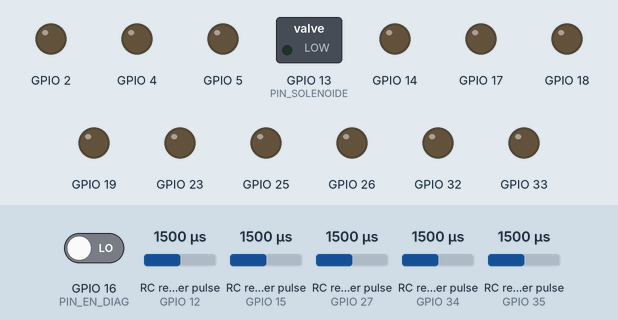
This sketch was run on a simulated ESP32. Shown: switched loads named in the sketch (green lamp = pin HIGH), output pins drawn as LEDs (lit = HIGH). Wiring (inferred from the names in the program): 5 × RC receiver channel: data GPIO 12 / data GPIO 15 / data GPIO 27 / data GPIO 34 / data GPIO 35. The test bench sets the inputs (shaded band); at power-on: RC receiver pulse (sensors on GPIO 12, GPIO 15, GPIO 27, GPIO 34, GPIO 35) 1500 µs, GPIO 16 (PIN_EN_DIAG) LOW. What the sketch prints to the serial monitor is not drawn.

Above: at 1.2 s.
1.3 s: RC receiver pulse (sensor on GPIO 12) set to 1020 µs
4.3 s: GPIO 16 (PIN_EN_DIAG) driven HIGH
6.0 s: RC receiver pulse (sensor on GPIO 15) set to 1403 µs
7.5 s: RC receiver pulse (sensor on GPIO 15) set to 1385 µs
At 8.8 s:
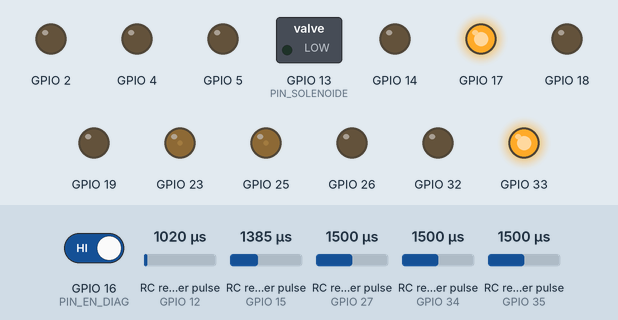
9.1 s: RC receiver pulse (sensor on GPIO 27) set to 1444 µs
10.6 s: RC receiver pulse (sensor on GPIO 27) set to 1420 µs
At 11.4 s:
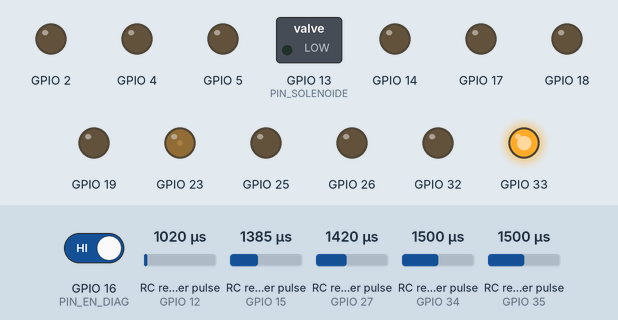
Timing chart, 0 to 13.2 s (numbered marks = the images above; inputs shaded):
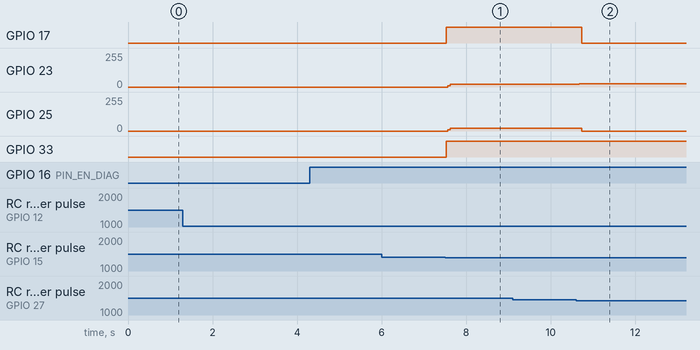

Measured:
- the behaviour switches between 1397 and 1396 µs on RC receiver pulse (sensor on GPIO 15) (found by bisection; images 0 and 1)
- the behaviour switches between 1429 and 1428 µs on RC receiver pulse (sensor on GPIO 27) (found by bisection; images 1 and 2)
- after the input at 1.3 s, every drawn part: stays the same
- after the input at 4.3 s, every drawn part: stays the same
- after the input at 6.0 s, every drawn part: stays the same
- after the input at 7.5 s, GPIO 17, GPIO 33: LOW → HIGH at once; GPIO 23, GPIO 25: 0/255 → 19/255 after 0.07 s
- after the input at 9.1 s, every drawn part: stays the same
- after the input at 10.6 s, GPIO 17: HIGH → LOW after 0.13 s; GPIO 23: 19/255 → 26/255 after 0.07 s; GPIO 25: 19/255 → 0/255 after 0.13 s

The sketch:

esp32_omni4_sin_imu_cruz.ino
```cpp
#include <Arduino.h>

#include "PPM.h"
#include "ControlOmni.h"
#include "ControlEntrada.h"
#include "Diagnostico.h"

constexpr uint8_t RC_PINS[6] = {
  27,  // CH1: Giro (Rotation)
  255, // CH2: Unused (GPIO 255 = disabled)
  15,  // CH3: Avance (Throttle)
  34,  // CH4: Lateral (Strafe)
  35,  // CH5: Solenoide
  12   // CH6: se lee para diagnostico; sin accion sobre motores
};
constexpr uint8_t PIN_SOLENOIDE = 13;
constexpr uint8_t PIN_EN_DIAG = 16;

// Motor Pin Definitions
constexpr uint8_t M1_INA = 5;
constexpr uint8_t M1_INB = 18;
constexpr uint8_t M1_PWM = 4;
constexpr uint8_t M2_INA = 17;
constexpr uint8_t M2_INB = 19;
constexpr uint8_t M2_PWM = 25;
constexpr uint8_t M3_INA = 26;
constexpr uint8_t M3_INB = 2;
constexpr uint8_t M3_PWM = 14;
constexpr uint8_t M4_INA = 32;
constexpr uint8_t M4_INB = 33;
constexpr uint8_t M4_PWM = 23;

// Módulo activo en HIGH: 3.3 V activa; LOW apaga.
constexpr bool SOLENOIDE_ACTIVO_EN_HIGH = true;
constexpr uint32_t PULSO_SOLENOIDE_MS = 150;

constexpr uint32_t TIMEOUT_PPM_MS = 100;
constexpr uint32_t CONTROL_MS = 5;
constexpr uint32_t PWM_FRECUENCIA = 20000;
constexpr uint8_t PWM_RESOLUCION = 8;
constexpr float DUTY_MAX = 0.60f; // límite de prueba; no es un límite de corriente
constexpr int CENTRO = 1500;
constexpr int CENTRO_GIRO = 1500;
constexpr int CENTRO_AVANCE = 1500;
constexpr int CENTRO_LATERAL = 1500;
constexpr int ZONA_MUERTA = 60; // microsegundos alrededor del centro

// Zona muerta de salida de motores.
constexpr int PWM_DEADBAND_CORTE = 15;

struct Motor {
  uint8_t ina, inb, pwm;
  bool invertido;
};

// Motor configuration: Rear Left (M2) set to false
Motor motores[4] = {
  /* F */ {M1_INA, M1_INB, M1_PWM, false},
  /* I */ {M2_INA, M2_INB, M2_PWM, false},
  /* T */ {M3_INA, M3_INB, M3_PWM, false},
  /* D */ {M4_INA, M4_INB, M4_PWM, false}
};

omni::DisparoPorCambio disparoSolenoide;
omni::ArranqueSeguro arranque;
entrada::SwitchPorTramas switchSolenoide;
entrada::FiltroEje filtros[3];
void escribirSolenoide(bool activo) {
  digitalWrite(PIN_SOLENOIDE,
               activo == SOLENOIDE_ACTIVO_EN_HIGH ? HIGH : LOW);
}

bool pwmListo = false;
bool fallaPermanente = false;
const char *causaFalla = "NINGUNA";
void registrarFalla(const char *causa) {
  if (!fallaPermanente) causaFalla = causa;
  fallaPermanente = true;
}
omni::Rampa rampas[4];
constexpr uint32_t PASO_RAMPA_MS = 2;
constexpr uint32_t PAUSA_INVERSION_MS = 100;

void bloquearPWM() {
  diagnostico::salida(PIN_EN_DIAG, LOW);
  if (pwmListo) {
    for (auto &motor : motores) {
      ledcDetach(motor.pwm);
      diagnostico::salida(motor.pwm, LOW);
    }
    pwmListo = false;
  }
}

void detenerMotores() {
  if (fallaPermanente) bloquearPWM();
  for (int i = 0; i < 4; ++i) {
    auto &motor = motores[i];
    if (pwmListo && !ledcWrite(motor.pwm, 0)) registrarFalla("PWM_ESCRITURA");
    digitalWrite(motor.ina, LOW);
    digitalWrite(motor.inb, LOW);
    rampas[i].cortar(millis());
  }
  if (fallaPermanente) bloquearPWM();
}

void aplicarMotor(Motor &motor, int velocidad) {
  velocidad = constrain(velocidad, -255, 255);
  if (motor.invertido) velocidad = -velocidad;
  const int signo = velocidad > 0 ? 1 : (velocidad < 0 ? -1 : 0);
  static int signosAplicados[4] = {};
  const int indice = int(&motor - motores);
  if (!pwmListo || (signo != signosAplicados[indice] && !ledcWrite(motor.pwm, 0))) {
    registrarFalla("PWM_ESCRITURA");
    return;
  }
  signosAplicados[indice] = signo;
  digitalWrite(motor.ina, velocidad > 0 ? HIGH : LOW);
  digitalWrite(motor.inb, velocidad < 0 ? HIGH : LOW);
  if (!ledcWrite(motor.pwm, abs(velocidad))) registrarFalla("PWM_ESCRITURA");
}

bool configurarMotores() {
  bool correcto = true;
  for (auto &motor : motores) {
    diagnostico::salida(motor.ina, LOW);
    diagnostico::salida(motor.inb, LOW);
    diagnostico::salida(motor.pwm, LOW);
    if (!ledcAttach(motor.pwm, PWM_FRECUENCIA, PWM_RESOLUCION)) correcto = false;
    else if (!ledcWrite(motor.pwm, 0)) correcto = false;
  }
  pwmListo = correcto;
  fallaPermanente = !correcto;
  if (!correcto) causaFalla = "CONFIG_PWM";
  if (!correcto) {
    diagnostico::salida(PIN_EN_DIAG, LOW);
    // Desconecta también los PWM que sí se configuraron.
    for (auto &motor : motores) {
      ledcDetach(motor.pwm);
      diagnostico::salida(motor.pwm, LOW);
    }
  }
  detenerMotores();
  return correcto;
}

void aplicarObjetivos(int objetivo[4], uint32_t ahora) {
  static uint32_t ultimoPaso = 0;
  if (uint32_t(ahora - ultimoPaso) < PASO_RAMPA_MS) return;
  ultimoPaso = ahora;
  for (int i = 0; i < 4; ++i) {
    aplicarMotor(motores[i], rampas[i].paso(objetivo[i], ahora, PAUSA_INVERSION_MS));
    if (fallaPermanente) { detenerMotores(); return; }
  }
}

void setup() {
  diagnostico::salida(PIN_SOLENOIDE, SOLENOIDE_ACTIVO_EN_HIGH ? LOW : HIGH);
  escribirSolenoide(false);

  pinMode(PIN_EN_DIAG, INPUT);

  bool pwmOK = configurarMotores();
  Serial.begin(115200);
  Serial.println("FIRMWARE=PWM6-RC-DIRECTO-SIN-SENSOR");
  diagnostico::inicio();

  // Initialize reading individual PWM pins
  ppm::comenzar(RC_PINS, 6);

  if (!pwmOK) causaFalla = "CONFIG_PWM";
  Serial.printf("PWM=%s. Centrar CH1/CH3/CH4 durante 500 ms para habilitar.\n",
                pwmOK ? "OK" : "FAIL");
}

void loop() {
  static uint16_t canales[ppm::MAX_CHANNELS] = {
    1500, 1500, 1500, 1500, 1000, 1500
  };
  static uint8_t cantidad = 0;
  static uint16_t ejesFiltrados[3] = {1500,1500,1500};
  static uint32_t ultimaTramaUs = 0;
  static bool recepcionIntegra = false;
  static uint8_t canalesTrama = 0;
  static uint32_t ultimoControl = 0;
  static uint32_t ultimoPrint = 0;

  uint32_t ahora = millis();
  uint16_t nuevos[ppm::MAX_CHANNELS] = {};
  uint8_t nuevaCantidad = 0;
  uint32_t marcaUs = 0;
  uint8_t canalesRecibidos = 0;
  if (ppm::leer(nuevos, nuevaCantidad, marcaUs, &canalesRecibidos)) {
    canalesTrama = canalesRecibidos;
    recepcionIntegra = nuevaCantidad >= 6;
    switchSolenoide.actualizar(recepcionIntegra, nuevos[4]);
    // Sólo una trama completa renueva las órdenes y su plazo de vigencia.
    // Las corruptas se descartan sin desplazar canales ni renovar el timeout.
    if (recepcionIntegra) {
      cantidad = nuevaCantidad;
      for (uint8_t i = 0; i < cantidad; ++i) canales[i] = nuevos[i];
      ultimaTramaUs = marcaUs;
      ejesFiltrados[0] = filtros[0].actualizar(canales[0], CENTRO_GIRO, ZONA_MUERTA);
      ejesFiltrados[1] = filtros[1].actualizar(canales[2], CENTRO_AVANCE, ZONA_MUERTA);
      ejesFiltrados[2] = filtros[2].actualizar(canales[3], CENTRO_LATERAL, ZONA_MUERTA);
    }
  }

  bool ppmVigente = cantidad >= 6 &&
                    uint32_t(micros() - ultimaTramaUs) <= TIMEOUT_PPM_MS * 1000UL;

  if (!ppmVigente) for (auto &filtro : filtros) filtro.reiniciar();
  bool solenoideActivo = disparoSolenoide.actualizar(
    ppmVigente && recepcionIntegra && switchSolenoide.listo && arranque.listo && !fallaPermanente && digitalRead(PIN_EN_DIAG) == HIGH,
    switchSolenoide.pulso, ahora, PULSO_SOLENOIDE_MS);
  escribirSolenoide(solenoideActivo);

  if (uint32_t(ahora - ultimoControl) < CONTROL_MS) { delay(1); return; }
  ultimoControl = ahora;

  bool driversOK = digitalRead(PIN_EN_DIAG) == HIGH;
  bool centrado = abs(int(canales[0]) - CENTRO_GIRO) <= ZONA_MUERTA &&
                  abs(int(canales[2]) - CENTRO_AVANCE) <= ZONA_MUERTA &&
                  abs(int(canales[3]) - CENTRO_LATERAL) <= ZONA_MUERTA;
  bool listo = arranque.actualizar(ppmVigente && driversOK && !fallaPermanente,
                                   centrado, ahora);
  int objetivo[4] = {};

  float stickGiro = omni::eje(ejesFiltrados[0], 1000, CENTRO_GIRO, 2000, ZONA_MUERTA);
  float avanceRobot = omni::eje(ejesFiltrados[1], 1000, CENTRO_AVANCE, 2000, ZONA_MUERTA);
  float lateralRobot = omni::eje(ejesFiltrados[2], 1000, CENTRO_LATERAL, 2000, ZONA_MUERTA);
  // RC directo: no hay referencia angular ni correccion automatica.
  if (!listo || !pwmListo || fallaPermanente || centrado) {
    detenerMotores();
  } else {
    float salida[4];
    omni::mezclar(avanceRobot, lateralRobot, stickGiro, salida);
    for (int i = 0; i < 4; ++i) {
      objetivo[i] = int(salida[i] * 255.0f * DUTY_MAX);
      if (abs(objetivo[i]) < PWM_DEADBAND_CORTE) objetivo[i] = 0;
    }
    aplicarObjetivos(objetivo, ahora);
  }
  if (!listo || fallaPermanente) { solenoideActivo = false; escribirSolenoide(false); }
  static bool solAnterior = false;
  if (solenoideActivo != solAnterior) {
    solAnterior = solenoideActivo;
    Serial.printf("EVENTO_SOL t=%lu SOL=%s CH1=%u CH3=%u CH4=%u CH5=%u CH6=%u CH5_EST=%u\n",
      (unsigned long)ahora, solenoideActivo ? "ON" : "OFF",
      unsigned(canales[0]), unsigned(canales[2]), unsigned(canales[3]),
      unsigned(canales[4]), unsigned(canales[5]), unsigned(switchSolenoide.pulso));
  }

  const uint8_t estadoFalla = (!ppmVigente ? 1 : 0) | (!driversOK ? 2 : 0) |
                              (fallaPermanente ? 8 : 0);
  uint32_t tramasOK = 0, tramasBAD = 0;
  uint16_t intervaloBAD = 0;
  ppm::diagnostico(tramasOK, tramasBAD, intervaloBAD);
  static uint8_t anteriorFalla = 255;
  if (estadoFalla != anteriorFalla) {
    anteriorFalla = estadoFalla;
    Serial.printf("EVENTO t=%lu PPM=%s DIAG=%s BLOQUEO=%s CAUSA=%s NCH=%u BAD=%lu ULT_BAD=%u\n",
      (unsigned long)ahora, ppmVigente ? "OK" : "FAIL", driversOK ? "OK" : "FAIL",
      fallaPermanente ? "SI" : "NO", causaFalla,
      unsigned(canalesTrama), (unsigned long)tramasBAD, unsigned(intervaloBAD));
  }
  if (uint32_t(ahora - ultimoPrint) >= 250) {
    ultimoPrint = ahora;
    Serial.printf(
      "t=%lu LISTO=%s CH1=%u CH3=%u CH4=%u CH5=%u CH6=%u "
      "G=%.2f A=%.2f L=%.2f "
      "PPM=%s DIAG=%s CAUSA=%s SOL=%s PWM=%d,%d,%d,%d RX=%lu BAD=%lu ULT_BAD=%u EDAD=%lu NCH=%u TRAMA=%s\n",
      (unsigned long)ahora, listo ? "SI" : "NO",
      unsigned(canales[0]), unsigned(canales[2]), unsigned(canales[3]), unsigned(canales[4]), unsigned(canales[5]),
      stickGiro, avanceRobot, lateralRobot,
      ppmVigente ? "OK" : "FAIL", driversOK ? "OK" : "FAIL",
      causaFalla, solenoideActivo ? "ON" : "OFF",
      rampas[0].actual, rampas[1].actual, rampas[2].actual, rampas[3].actual,
      (unsigned long)tramasOK, (unsigned long)tramasBAD, unsigned(intervaloBAD),
      (unsigned long)(uint32_t(micros() - ultimaTramaUs) / 1000), unsigned(canalesTrama),
      recepcionIntegra ? "OK" : "DESCARTADA");
  }
  delay(1);
}
```

ControlEntrada.h
```cpp
#pragma once
#include <stdint.h>
#include <math.h>
#include <stdlib.h>

namespace entrada {
// Actualizar exactamente una vez por trama; una trama inválida rompe la racha.
struct SwitchPorTramas {
  bool listo = false;
  int8_t candidato = -1;
  uint8_t consecutivas = 0;
  uint16_t pulso = 1500;
  void actualizar(bool valida, uint16_t recibido) {
    int8_t nuevo = recibido < 1300 ? 0 : (recibido > 1700 ? 1 : -1);
    if (!valida || nuevo < 0) {
      listo = false; candidato = -1; consecutivas = 0;
      return;
    }
    if (nuevo != candidato) { candidato = nuevo; consecutivas = 1; }
    else if (consecutivas < 3) ++consecutivas;
    // Durante un candidato nuevo se conserva el estado confirmado, sin disparar.
    if (consecutivas >= 3) { pulso = nuevo ? 2000 : 1000; listo = true; }
  }
};
// Se actualiza una vez por trama válida, nunca sobre datos repetidos del loop.
struct FiltroEje {
  bool inicializado = false;
  uint16_t muestras[3] = {};
  uint8_t indice = 0;
  float valor = 1500.0f;

  void reiniciar() { inicializado = false; }
  uint16_t actualizar(uint16_t pulso, int centro, int zona, float alpha = 0.35f) {
    if (!inicializado || abs(int(pulso) - centro) <= zona) {
      valor = abs(int(pulso) - centro) <= zona ? float(centro) : float(pulso);
      for (auto &m : muestras) m = uint16_t(valor);
      indice = 0;
      inicializado = true;
      return uint16_t(valor);
    }
    muestras[indice] = pulso;
    indice = (indice + 1) % 3;
    uint16_t a = muestras[0], b = muestras[1], c = muestras[2];
    uint16_t mediana = a > b ? (b > c ? b : (a > c ? c : a))
                            : (a > c ? a : (b > c ? c : b));
    valor += alpha * (float(mediana) - valor);
    return uint16_t(lroundf(valor));
  }
};

} // namespace entrada
```

ControlOmni.h
```cpp
#pragma once
#include <stdint.h>
#include <math.h>

namespace omni {
inline float limitar(float x, float a, float b) {
  return x < a ? a : (x > b ? b : x);
}

// Orden fisico fijo: F, I, T, D. El frente es la llanta F (base en cruz +).
// +avance apunta hacia F, +lateral hacia I (izquierda), +giro es antihorario.
// F y T mueven el eje lateral; I y D mueven el eje de avance.
// Traccion positiva de cada rueda: antihoraria. Signos previos a la polaridad electrica.
inline void mezclar(float avance, float lateral, float giro, float salida[4]) {
  salida[0] = lateral + giro;   // F
  salida[1] = -avance + giro;   // I
  salida[2] = -lateral + giro;  // T
  salida[3] = avance + giro;    // D
  float escala = 1.0f;
  for (int i = 0; i < 4; ++i) escala = fmaxf(escala, fabsf(salida[i]));
  for (int i = 0; i < 4; ++i) salida[i] /= escala;
}

inline float eje(uint16_t pulso, int minimo, int centro, int maximo, int zona) {
  int diferencia = static_cast<int>(pulso) - centro;
  if (diferencia > zona)
    return limitar(float(diferencia - zona) / (maximo - centro - zona), 0, 1);
  if (diferencia < -zona)
    return limitar(float(diferencia + zona) / (centro - minimo - zona), -1, 0);
  return 0;
}

// Genera un pulso de duracion fija cuando un switch RC cambia en cualquier
// direccion. El primer valor valido solo establece el estado inicial.
struct DisparoPorCambio {
  bool inicializado = false;
  bool estado = false;
  bool activo = false;
  uint32_t inicio = 0;
  uint32_t ultimoDisparo = 0;
  bool huboDisparo = false;

  bool actualizar(bool valido, uint16_t pulso, uint32_t ahora, uint32_t duracion,
                  uint32_t intervaloMinimo = 1000) {
    if (!valido) {
      inicializado = false;
      activo = false;
      return false;
    }

    if (activo && uint32_t(ahora - inicio) >= duracion) activo = false;

    bool estadoNuevo = estado;
    bool estadoDefinido = false;
    if (pulso < 1300) {
      estadoNuevo = false;
      estadoDefinido = true;
    } else if (pulso > 1700) {
      estadoNuevo = true;
      estadoDefinido = true;
    }

    if (estadoDefinido) {
      if (!inicializado) {
        inicializado = true;
        estado = estadoNuevo;
      } else if (estadoNuevo != estado) {
        estado = estadoNuevo;
        // Los cambios durante el pulso no lo prolongan. La pausa limita
        // repeticiones; el estado del switch se sigue actualizando.
        if (!activo && (!huboDisparo || uint32_t(ahora - ultimoDisparo) >= intervaloMinimo)) {
          inicio = ultimoDisparo = ahora;
          huboDisparo = activo = true;
        }
      }
    }

    if (activo && uint32_t(ahora - inicio) >= duracion) activo = false;
    return activo;
  }
};

struct Habilitacion {
  bool activo = false;
  bool vioOff = false;
  bool anteriorOn = false;

  void actualizar(bool valido, int pulso, bool centrado) {
    if (!valido) {
      activo = vioOff = anteriorOn = false;
      return;
    }
    if (pulso < 1300) {
      activo = false;
      vioOff = centrado;
      anteriorOn = false;
    } else if (pulso > 1700) {
      if (!anteriorOn) {
        activo = vioOff && centrado;
        vioOff = false;
      }
      anteriorOn = true;
    } else {
      activo = vioOff = anteriorOn = false;
    }
  }
};

struct Rampa {
  int actual = 0;
  int ultimoSigno = 0;
  uint32_t ceroDesde = 0;

  void cortar(uint32_t ahora) {
    if (actual != 0) ceroDesde = ahora;
    actual = 0;
  }

  int paso(int objetivo, uint32_t ahora, uint32_t pausa) {
    objetivo = objetivo < -255 ? -255 : (objetivo > 255 ? 255 : objetivo);
    int signo = objetivo > 0 ? 1 : (objetivo < 0 ? -1 : 0);
    // La inversion primero baja a cero; la pausa empieza al llegar a cero.
    if (actual != 0 && signo != 0 && signo != (actual > 0 ? 1 : -1)) objetivo = 0;
    if (actual == 0 && signo != 0 && ultimoSigno != 0 && signo != ultimoSigno &&
        uint32_t(ahora - ceroDesde) < pausa) return 0;
    int previo = actual;
    if (actual < objetivo) ++actual;
    else if (actual > objetivo) --actual;
    if (actual == 0 && previo != 0) ceroDesde = ahora;
    if (actual != 0) ultimoSigno = actual > 0 ? 1 : -1;
    return actual;
  }
};
}

namespace omni {
// Exige sticks centrados continuamente antes de aceptar movimiento/disparo.
struct ArranqueSeguro {
  bool listo = false, contando = false;
  uint32_t desde = 0;
  bool actualizar(bool valido, bool centrado, uint32_t ahora, uint32_t espera = 500) {
    if (!valido) { listo = contando = false; return false; }
    if (listo) return true;
    if (!centrado) { contando = false; return false; }
    if (!contando) { desde = ahora; contando = true; }
    if (uint32_t(ahora - desde) >= espera) listo = true;
    return listo;
  }
};
}
```

Diagnostico.h
```cpp
#pragma once
#include <Arduino.h>
#include <esp_system.h>
#include <driver/gpio.h>
namespace diagnostico {
inline void salida(uint8_t pin, int nivel) {
  // Arduino-ESP32 3.x ignora digitalWrite antes de pinMode. Precargar el
  // registro GPIO evita pasar por LOW al habilitar un relé activo en LOW.
  gpio_set_level(static_cast<gpio_num_t>(pin), nivel);
  pinMode(pin, OUTPUT);
  digitalWrite(pin, nivel);
}
inline const char *causa(esp_reset_reason_t razon) {
  switch (razon) {
    case ESP_RST_POWERON: return "ENCENDIDO (o perdida completa de alimentacion)";
    case ESP_RST_EXT: return "RESET EXTERNO";
    case ESP_RST_SW: return "RESET POR SOFTWARE";
    case ESP_RST_PANIC: return "PANIC: fallo del programa; conservar backtrace";
    case ESP_RST_INT_WDT: return "WATCHDOG DE INTERRUPCIONES";
    case ESP_RST_TASK_WDT: return "WATCHDOG DE TAREA";
    case ESP_RST_WDT: return "WATCHDOG";
    case ESP_RST_BROWNOUT: return "BAJA TENSION (BROWNOUT): revisar alimentacion";
    case ESP_RST_DEEPSLEEP: return "SALIDA DE SUSPENSION";
    default: return "OTRA CAUSA";
  }
}
inline void inicio() {
  const auto razon = esp_reset_reason();
  Serial.printf("\nARRANQUE | RESET=%d | %s\n", int(razon), causa(razon));
  Serial.println("Salidas detenidas. No se reinicia automaticamente ante fallas.");
}
} // namespace diagnostico
```

Source omitted: PPM.h (3577 bytes)
